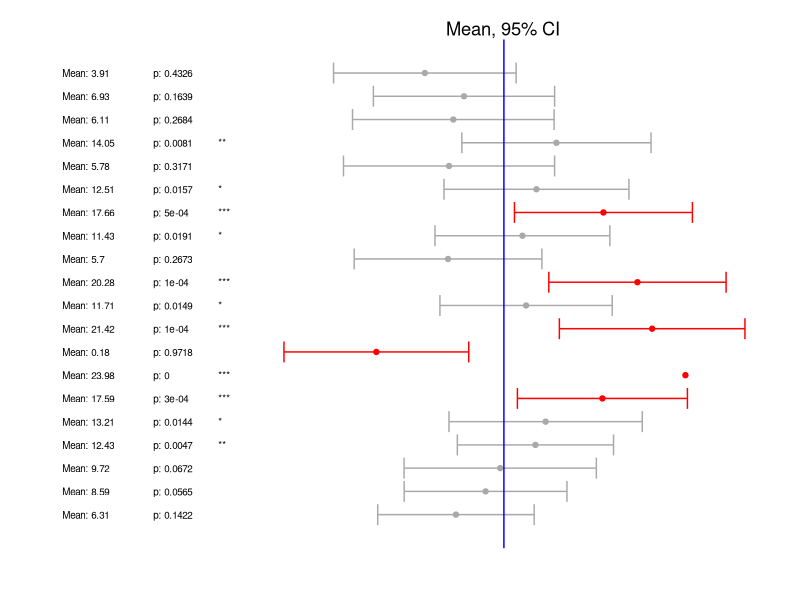

Generate this figure with R:
##########################################
# 
#         Small multiple graphs
#
# Series:
# Little Useless-useful R functions #28
#
# Created: September 14, 2021
# Author: Tomaž Kaštrun
# Blog: tomaztsql.wordpress.com

# Changelog: 
###########################################

set.seed(2900)

# 1. Making data of 20 cases
myData <- data.frame(value=rnorm(2000, mean = 40, sd=20))
myControls <- data.frame(value=rnorm(2000, mean = 30, sd=20))
cases <- NULL
controls <- NULL
for (i in 1:20) {
  cases[[i]] <- sample(myData$value, size=32)
  controls[[i]] <- sample(myControls$value, size=32)
}

estimates <- data.frame(lower=NA, 
                        meanDiff=sapply(cases, mean)-sapply(controls,mean),
                        caseSSE= sapply(cases, function(x) sum((x-mean(x))^2)),
                        controlSSE = sapply(controls, function(x) sum((x-mean(x))^2)),
                        sd=NA,
                        upper=NA)

estimates$sd <- sqrt((estimates$caseSSE+estimates$controlSSE)/64)
se <- estimates$sd/sqrt(32)  
tBound <- qt(0.975, df=31)
zBound <-qnorm(0.975)
estimates$lower <- estimates$meanDiff - se*tBound # or zBound
estimates$upper <- estimates$meanDiff + se*tBound # or zBound
estimates$problem = estimates$lower >10 | estimates$upper < 10


tTest <- mapply(t.test, x=controls, y=cases)

# flip it and make it a data frame
tTest <- as.data.frame(t(tTest))
estimates$p <- unlist(tTest$p.value)
estimates$p <- round(estimates$p, 4)
estimates$significance <- ""
estimates$significance[estimates$p<.05] <- "*"
estimates$significance[estimates$p<.01] <- "**"
estimates$significance[estimates$p<.001] <- "***"

estimates$sampleNum <- as.numeric(row.names(estimates))
popDifferenceSE <- sqrt(20^2+20^2)/sqrt(32)
fakeData<-data.frame(value=rnorm(1000000, mean=10, sd=popDifferenceSE))


rm(popDifferenceSE,i,se,tBound, zBound, cases, controls, myData, myControls, tTest)


# 2. Get some libs for plotting

# get libraries we need for plotting and stacking the plots
library(grid)
library(gridExtra)
library(ggplot2)


problemColors <- c("TRUE"="red", "FALSE"="darkgrey")
colorScale <- scale_colour_manual(name="problem", values=problemColors)


finalTop <- ggplot(data=estimates, aes(x=meanDiff, y=sampleNum)) +
  
  geom_errorbarh(aes(xmin=lower,xmax=upper, color=problem)) +
  geom_point(aes(color=problem))  + 
  geom_vline(xintercept = 10, color="blue") +
  scale_y_reverse() + 
  geom_text(aes(x=-24, y=sampleNum, 
                label=paste("Mean:", round(meanDiff,2))),
            size = 2.5, hjust="inward") +
  
  geom_text(aes(x=-17, y=sampleNum, 
                label=paste("p: ",
                            p, sep="")),
            size = 2.5, hjust="inward") +
  
  scale_x_continuous(limits=c(-26,30)) +
  colorScale +
  theme_void() +

  theme(legend.position = "none",
        plot.title = element_text(hjust = 0.65),
        plot.margin = unit(c(10, 0, -2, 0), "pt")) +
  
  ggtitle("Mean, 95% CI") +
  geom_text(aes(x=-12, y=sampleNum, 
                label=estimates$significance),
            size = 2.5, hjust="inward") 


# 3. Final plotting

finalComplete <- grid.arrange(finalTop,ncol = 1, heights = c(10, 1))
